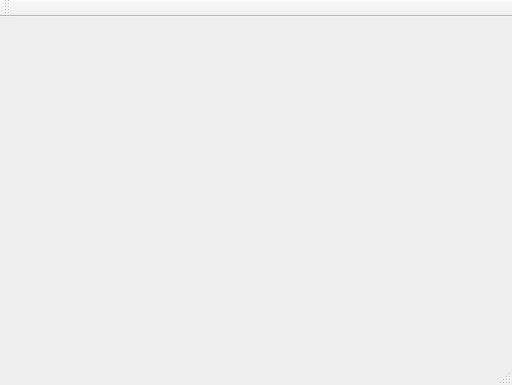
<?xml version="1.0" encoding="UTF-8"?>
<ui version="4.0">
 <class>MainWindow</class>
 <widget class="QMainWindow" name="MainWindow">
  <property name="geometry">
   <rect>
    <x>0</x>
    <y>0</y>
    <width>512</width>
    <height>385</height>
   </rect>
  </property>
  <property name="windowTitle">
   <string>MainWindow</string>
  </property>
  <widget class="QWidget" name="centralWidget"/>
  <widget class="QMenuBar" name="menuBar">
   <property name="geometry">
    <rect>
     <x>0</x>
     <y>0</y>
     <width>512</width>
     <height>26</height>
    </rect>
   </property>
  </widget>
  <widget class="QToolBar" name="mainToolBar">
   <attribute name="toolBarArea">
    <enum>TopToolBarArea</enum>
   </attribute>
   <attribute name="toolBarBreak">
    <bool>false</bool>
   </attribute>
  </widget>
  <widget class="QStatusBar" name="statusBar"/>
 </widget>
 <layoutdefault spacing="6" margin="11"/>
 <resources/>
 <connections/>
</ui>
